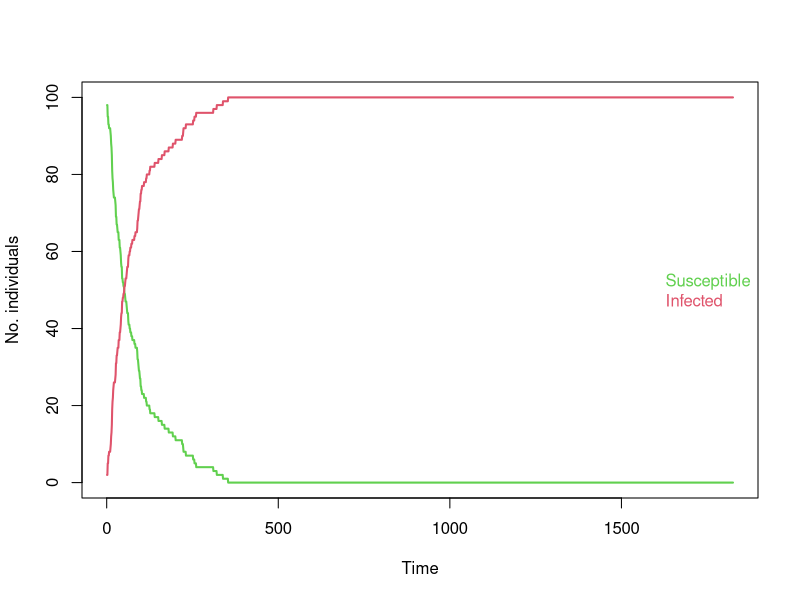
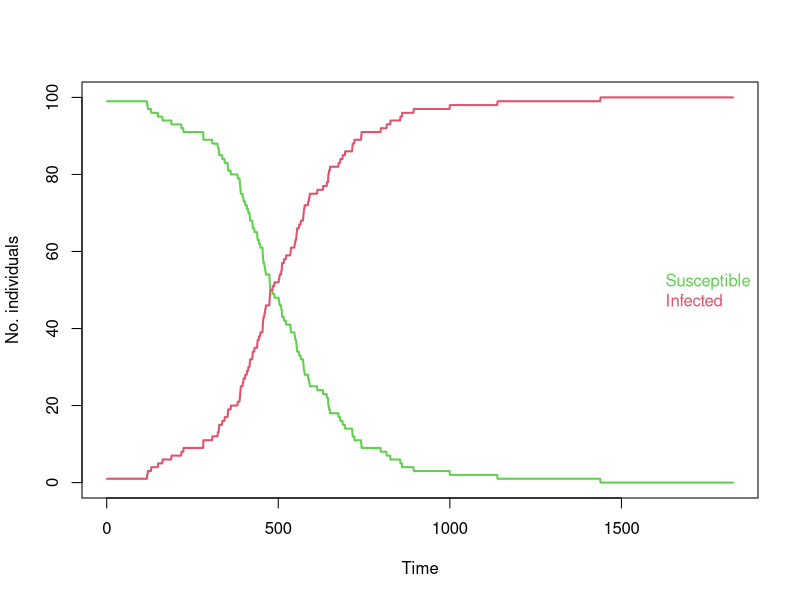
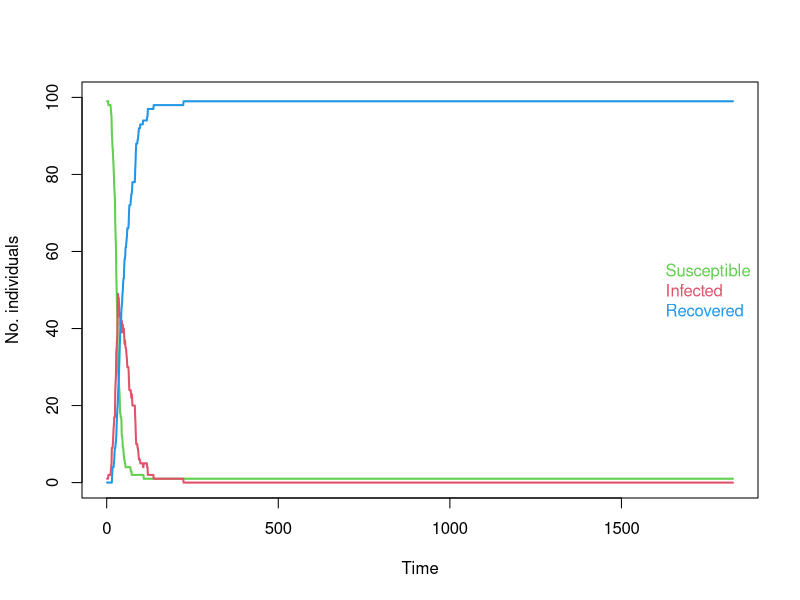
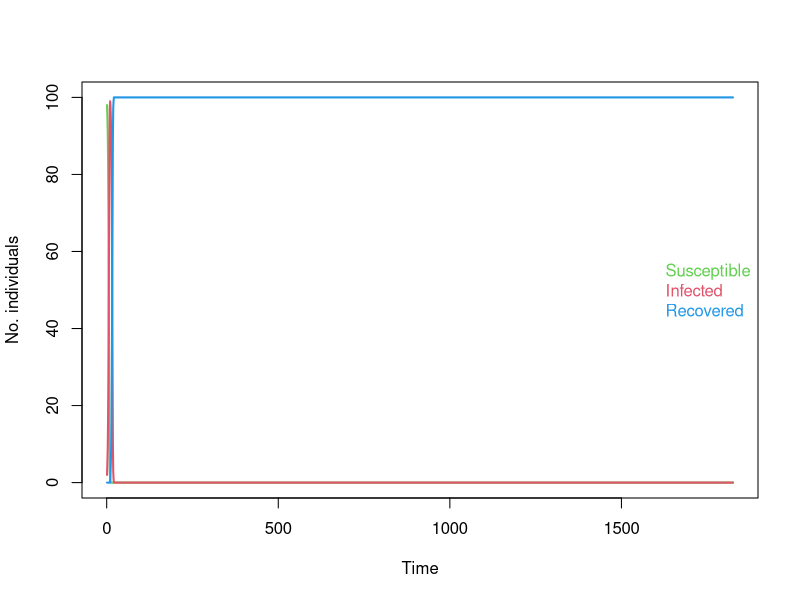
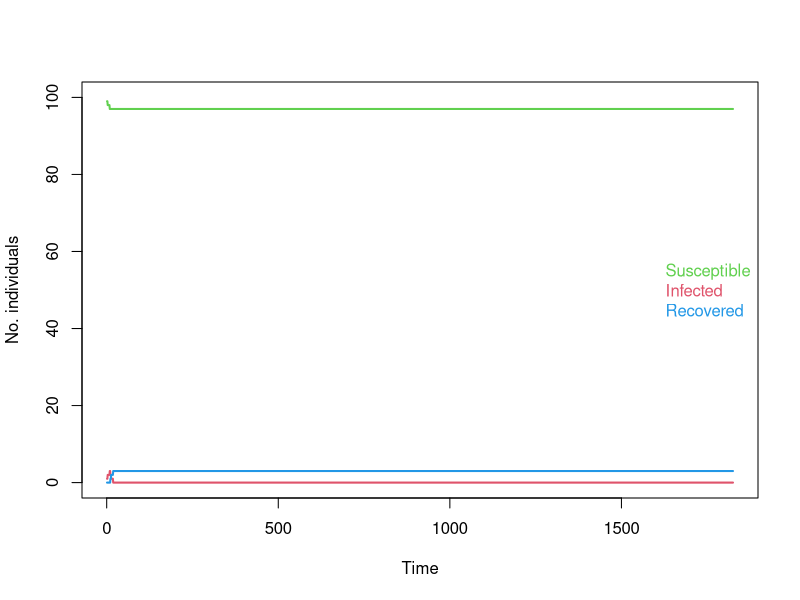

R code for these plots, in order:
## ---- chunk 1
## This code along with the makefile allows us to show solutions conditional on file type
set.seed(2022-07-22)
solution_start <- function(){
	rv <- ""
	if(!params$solutions & !solution_current){
		if(params$latex) rv <- "\\begin{comment}" else rv <- "<!--"
		knitr::opts_chunk$set(eval = FALSE)
		solution_current <<- TRUE
	}
	return(rv)
}
solution_end <- function(){
	rv <- ""
	if(!params$solutions & solution_current){
		if(params$latex) rv <- "\\end{comment}" else rv <- "-->"
		knitr::opts_chunk$set(eval = TRUE)
		solution_current <<- FALSE
	}
	return(rv)
}
solution_current <- FALSE
## ---- chunk 2
set.seed(250)

n_cows <- 100

# Create the farm:
farm <- data.frame(id =1:n_cows,
                   age=round(runif(n_cows,730,1642)),
                   infected=0)

# We start by initially infected one cow - the first one:
farm$infected[1] <- 1

# We set the probability of infection:
ProbInfection <- 0.01

# We want to simulate 5 years:
end_time <- 5 * 365

# Collect the mean age of the cows in herd over time:
age_collect <- numeric(end_time)

# Collect the number of susceptible and infected animals at each time point:
inf_collect <- data.frame(susceptible=rep(0,end_time), infected=rep(0, end_time))

for (t in seq_len(end_time))
{

    # Identify the cows that are not infected (susceptible):
    PotInf       <- which(farm$infected==0)
    # Draw randomly which of the cows that should be (newly) infected:
    NewInf       <- PotInf[rbinom(length(PotInf),1,prob=ProbInfection)==1]
    # If there are new infections, then we infect them:
    if(length(NewInf)>0) farm$infected[NewInf] <- 1

   # Add one day to the age of all the animals, for each simulated:
   farm$age <- farm$age + 1

   # Save the daily mean age of all cows:
   age_collect[t] <- mean(farm$age)
   
   # Save the number of susceptible and infected:
   sus <- length(farm$infected[farm$infected==0])
   inf <- length(farm$infected[farm$infected==1])
   inf_collect[t,1] <- sus
   inf_collect[t,2] <- inf
}

## ---- chunk 3

plot(inf_collect$susceptible, type="l", lwd=2, col=3, xlab="Time", ylab="No. individuals", ylim=c(0,n_cows))
lines(inf_collect$infected, type="l", lwd=2, col=2)
legend("right", text.col=c(3,2), legend=c("Susceptible", "Infected"), 
       bty="n")

## ---- chunk 4
set.seed(250)

n_cows <- 100

# Create the farm:
farm <- data.frame(id =1:n_cows,
                   age=round(runif(n_cows,730,1642)),
                   infected=0)

# We start by initially infected one cow - the first one:
farm$infected[1] <- 1

# We set the probability of infection:
Beta <- 0.01

# We want to simulate 5 years:
end_time <- 5 * 365

# Collect the mean age of the cows in herd over time:
age_collect <- numeric(end_time)

# Collect the number of susceptible and infected animals at each time point:
inf_collect <- data.frame(susceptible=rep(0,end_time), infected=rep(0, end_time))

for (t in seq_len(end_time))
{
    # We update the ProbInf within the model:
    ProbInfection <- Beta * sum(farm$infected==1) / n_cows

    # Identify the cows that are not infected (susceptible):
    PotInf       <- which(farm$infected==0)
    # Draw randomly which of the cows that should be (newly) infected:
    NewInf       <- PotInf[rbinom(length(PotInf),1,prob=ProbInfection)==1]
    # If there are new infections, then we infect them:
    if(length(NewInf)>0) farm$infected[NewInf] <- 1

   # Add one day to the age of all the animals, for each simulated:
   farm$age <- farm$age + 1

   # Save the daily mean age of all cows:
   age_collect[t] <- mean(farm$age)
   
   # Save the number of susceptible and infected:
   sus <- length(farm$infected[farm$infected==0])
   inf <- length(farm$infected[farm$infected==1])
   inf_collect[t,1] <- sus
   inf_collect[t,2] <- inf
}


plot(inf_collect$susceptible, type="l", lwd=2, col=3, xlab="Time", ylab="No. individuals", ylim=c(0,n_cows))
lines(inf_collect$infected, type="l", lwd=2, col=2)
legend("right", text.col=c(3,2), legend=c("Susceptible", "Infected"), 
       bty="n")

## ---- chunk 5
set.seed(250)

n_cows <- 100

# Create the farm:
farm <- data.frame(id =1:n_cows,
                   age=round(runif(n_cows,730,1642)),
                   infected=0)

# We now have three compartments in the "infected" column:
# 0 = Susceptible
# 1 = Infected
# 2 = Recovered

# We start by initially infected one cow - the first one:
farm$infected[1] <- 1

# We set the probability of infection:
Beta <- 0.19

# We set the probability of cure:
Gamma <- 0.03

# We want to simulate 5 years:
end_time <- 5 * 365

# Collect the mean age of the cows in herd over time:
age_collect <- numeric(end_time)

# Collect the number of susceptible and infected animals at each time point:
inf_collect <- data.frame(susceptible=rep(0,end_time), infected=rep(0, end_time), recovered=rep(0, end_time))

for (t in seq_len(end_time))
{
   # We update the ProbInf within the model:
   ProbInfection <- Beta * sum(farm$infected==1) / n_cows
   
   ### Infection ###
   
   # Identify the cows that are not infected (susceptible):
   PotInf       <- which(farm$infected==0)
   # Draw randomly which of the cows that should be (newly) infected:
   NewInf       <- PotInf[rbinom(length(PotInf),1,prob=ProbInfection)==1]
   # If there are new infections, then we infect them:
   if(length(NewInf)>0) farm$infected[NewInf] <- 1
   
   ### Recovery ###
   
   # Identify the cows that are infected:
   PotRec       <- which(farm$infected==1)
   # Draw randomly which of the cows that should recover:
   NewRec       <- PotRec[rbinom(length(PotRec),1,prob=Gamma)==1]
   # If there are any recoveries, they recover:
   if(length(NewRec)>0) farm$infected[NewRec] <- 2

   # Add one day to the age of all the animals, for each simulated:
   farm$age <- farm$age + 1
   
   # Save the daily mean age of all cows:
   age_collect[t] <- mean(farm$age)
   
   # Save the number of susceptible, infected and recovered:
   sus <- length(farm$infected[farm$infected==0])
   inf <- length(farm$infected[farm$infected==1])
   rec <- length(farm$infected[farm$infected==2])
   
   inf_collect[t,1] <- sus
   inf_collect[t,2] <- inf
   inf_collect[t,3] <- rec
}


plot(inf_collect$susceptible, type="l", lwd=2, col=3, xlab="Time", ylab="No. individuals", ylim=c(0,n_cows))
lines(inf_collect$infected, type="l", lwd=2, col=2)
lines(inf_collect$recovered, type="l", lwd=2, col=4)
legend("right", text.col=c(3,2, 4), legend=c("Susceptible", "Infected", "Recovered"), 
       bty="n")

## ---- chunk 6
set.seed(5)

n_cows <- 100

# Create the farm:
farm <- data.frame(id =1:n_cows,
                   age=round(runif(n_cows,730,1642)),
                   infected=0, infected_days=0)

# We now have three compartments in the "infected" column:
# 0 = Susceptible
# 1 = Infected
# 2 = Recovered

# We start by initially infected one cow - the first one:
farm$infected[1] <- 1

# We set the probability of infection:
Beta <- 0.85

# We set the length of the infectious period:
infectious_period <- 10

# We want to simulate 5 years:
end_time <- 5 * 365

# Collect the mean age of the cows in herd over time:
age_collect <- numeric(end_time)

# Collect the number of susceptible and infected animals at each time point:
inf_collect <- data.frame(susceptible=rep(0,end_time), infected=rep(0, end_time), recovered=rep(0, end_time))

for (t in seq_len(end_time))
{
   # We update the ProbInf within the model:
   ProbInfection <- Beta * sum(farm$infected==1) / n_cows
   
   ### Infection ###
   
   # Identify the cows that are not infected (susceptible):
   PotInf       <- which(farm$infected==0)
   # Draw randomly which of the cows that should be (newly) infected:
   NewInf       <- PotInf[rbinom(length(PotInf),1,prob=ProbInfection)==1]
   # If there are new infections, then we infect them:
   if(length(NewInf)>0) farm$infected[NewInf] <- 1
   
   # Identify the cows that have been infected for 10 days:
   Rec          <- which(farm$infected_days==infectious_period)
   # If there are any recoveries, they recover:
   if(length(Rec)>0) farm$infected[Rec] <- 2
   # And we set their infected counter to zero again:
   if(length(Rec)>0) farm$infected_days[Rec] <- 0

   # And update the infected days counter (at each time step):
   farm$infected_days[farm$infected==1] <- farm$infected_days[farm$infected==1] + 1

   
   ### Recovery ###

   # Add one day to the age of all the animals, for each simulated:
   farm$age <- farm$age + 1
   
   # Save the daily mean age of all cows:
   age_collect[t] <- mean(farm$age)
   
   # Save the number of susceptible, infected and recovered:
   sus <- length(farm$infected[farm$infected==0])
   inf <- length(farm$infected[farm$infected==1])
   rec <- length(farm$infected[farm$infected==2])

   inf_collect[t,1] <- sus
   inf_collect[t,2] <- inf
   inf_collect[t,3] <- rec
}


plot(inf_collect$susceptible, type="l", lwd=2, col=3, xlab="Time", ylab="No. individuals", ylim=c(0,n_cows))
lines(inf_collect$infected, type="l", lwd=2, col=2)
lines(inf_collect$recovered, type="l", lwd=2, col=4)
legend("right", text.col=c(3,2, 4), legend=c("Susceptible", "Infected", "Recovered"), 
       bty="n")

## ---- chunk 7
library("R6")

## Define the farm class:
Farm <- R6Class("Farm",

  # Private objects that we can only see within the class:
  private = list(
    
    # The number of cows:
    n_cows = 0L,
    
    # The age of replacement heifers:
    age_heifer = 0L,
    
    # The age at which animals are replaced:
    age_replacement = 0L,
    
    # Beta:
    beta = 0.0,
    
    # Number of infected days:
    max_infected_days = 0L,
    
    # The data frame of cows:
    cows = data.frame(id = numeric(0),
                      age = numeric(0),
                      infected = numeric(0),
                      infected_days = numeric(0)),
    
    # The current time:
    time = 0L
    
  ),
                              
  # The public methods:
	public = list(

	  # An initialize method is mandatory:
		initialize = function(n_cows, age_heifer = 730, age_replacement = 1642, beta = 0.01, infected_days=10L) {
		  
		  # Set the number of cows:
		  private$n_cows <- n_cows
		  
		  # Store the ages using the public method we provide below:
		  self$set_replacement_ages(age_heifer = age_heifer, age_replacement = age_replacement)
		  
		  # Store beta:
		  self$set_beta(beta)
		  
		  # Store infected_days:
		  self$set_infected_days(infected_days)
		                
		  # Set the data frame of cows:
		  private$cows <- data.frame(id = 1:n_cows, 
		                  age = round(runif(n_cows,age_heifer,age_replacement)),
                      infected = 0,
                      infected_days = 0)
		  
		  # Set the time:
		  private$time <- 1L
		  
		},

		# A set method for the replacement ages:
		set_replacement_ages = function(age_heifer = NULL, age_replacement = NULL) {
		  if(!is.null(age_heifer)) private$age_heifer <- age_heifer
		  if(!is.null(age_replacement)) private$age_replacement <- age_replacement
		},

		# A set method for beta:
		set_beta = function(beta) {
		  private$beta <- beta
		},
		
		# A set method for infected_days:
		set_infected_days = function(infected_days) {
		  private$max_infected_days <- infected_days
		},
		
		# An infect method to change the status of a single cow:
		infect = function(cow) {
		  
		  private$cows$infected[cow] <- 1L
		  private$cows$infected_days[cow] <- 0L
		  
		},
		
		# An update method for a single time step:
		update = function() {
		  
		  ## First some sanity checks to help find bugs:
		  stopifnot(all(private$cows$infected %in% c(0,1,2)))
		  stopifnot(all(private$cows$infected_days >= 0))

		  
		  ## Do the infection part:

		  # Update prob_inf partly using a method we define below:
		  ProbInfection <- private$beta * self$get_totals()["infected"] / private$n_cows
		  
      # Identify the cows that are not infected (susceptible):
      PotInf <- which(private$cows$infected==0)
      # Draw randomly which of the cows that should be (newly) infected:
      NewInf <- PotInf[rbinom(length(PotInf),1,prob=ProbInfection)==1]
      # If there are new infections, then we infect them:
      if(length(NewInf)>0){
        private$cows$infected[NewInf] <- 1
        private$cows$infected_days[NewInf] <- 0
      }
  	  
		  ## Do the recovery part:
		  
      # Identify the cows that have been infected for 10 days:
      Rec <- which(private$cows$infected_days >= private$max_infected_days)
      # If there are any recoveries, they recover and we set their infected counter to zero again:
      if(length(Rec)>0) {
        private$cows$infected[Rec] <- 2
        private$cows$infected_days[Rec] <- 0
      }

		  ## Then update counters:
		  
      # Update the infected days counter:
      private$cows$infected_days[private$cows$infected==1] <- private$cows$infected_days[private$cows$infected==1] + 1

		  # If cows reach the age of age_replacement, they are replaced with a new cow that is age_heifer days old:
      private$cows$age[private$cows$age>=private$age_replacement] <- private$age_heifer

		  private$cows$age <- private$cows$age + 1L
  	  private$time <- private$time + 1L

		},

		# A method to get the current cows:
		get_cows = function() {
		  
		  return(private$cows)
		  
		},
		
		# A method to get the current average age:
		get_mean_age = function() {
		  
		  mean_age <- mean(private$cows$age)
		  return(mean_age)
		  
		},
		
		# A method to get the number of susceptible, infected and recovered:
		get_totals = function() {
		  
		  stopifnot(all(private$cows$infected %in% c(0,1,2)))
		  rv <- c(
		    susceptible = sum(private$cows$infected==0L),
		    infected = sum(private$cows$infected==1L),
		    recovered = sum(private$cows$infected==2L)
		  )
		  
		  return(rv)
		  
		}

	)
)
## ---- chunk 8
# Create a new object, specifying beta explicitly so that it is more interesting:
farm <- Farm$new(n_cows = 100L, beta = 0.15)

end_time <- 5 * 365
age_collect <- numeric(end_time)
inf_collect <- data.frame(susceptible=rep(0,end_time), infected=rep(0, end_time), recovered=rep(0, end_time))

# First we must initialise infection in animal 1:
farm$infect(1L)

# Then we can loop over the other time points:
for (t in seq_len(end_time)) {
  
   # Update the object:
   farm$update()

   # Save the daily mean age of all cows:
   age_collect[t] <- farm$get_mean_age()

   # Save the infection statuses:
   inf_collect[t,1:3] <- farm$get_totals()
}

plot(inf_collect$susceptible, type="l", lwd=2, col=3, xlab="Time", ylab="No. individuals", ylim=c(0,n_cows))
lines(inf_collect$infected, type="l", lwd=2, col=2)
lines(inf_collect$recovered, type="l", lwd=2, col=4)
legend("right", text.col=c(3,2, 4), 
       legend=c("Susceptible", "Infected", "Recovered"), bty="n")
